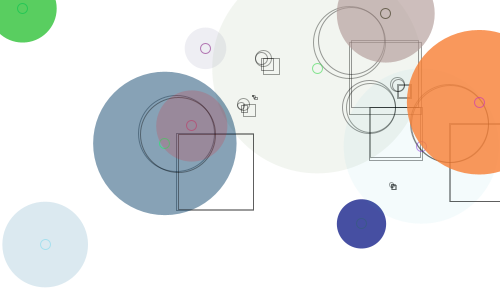
Frame 1 (no input)
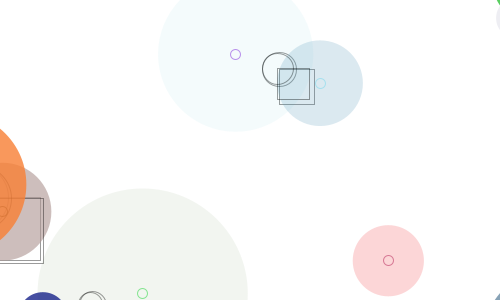
Frame 60 (the mouse pressed at the canvas centre just before this capture)
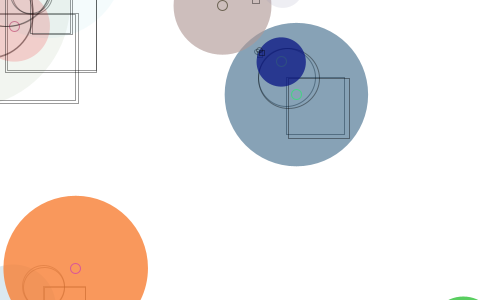
Frame 120 (the mouse held since frame 60 and released just before this capture)

The Processing sketch that drew these frames (run headless with seeded random() and noise(); from frame 60 on, the mouse is pressed at the canvas centre):

// Processing sketch: interaction
// ── interaction.pde
int _num = 10;
Circle[] _circleArr = {};

void setup()
{
  size(500, 300);
  background(255);
  smooth();
  strokeWeight(1);
  fill(150, 50);
  drawCircles();
  //noLoop();
  //drawCircles();
  //drawCircles();
  //drawCircles();
  for (int i=0; i<_circleArr.length; ++i)
  {
    Circle thisCirc = _circleArr[i];
    thisCirc.updateMe();
  }
}

void draw()
{
  background(255);
  for (int i=0; i<_circleArr.length; ++i)
  {
    Circle thisCirc = _circleArr[i];
    thisCirc.updateMe();
  }
}

void mouseReleased()
{
  drawCircles();
}

void drawCircles()
{
  for (int i=0; i<_num; ++i)
  {
    Circle thisCirc = new Circle();
    thisCirc.drawMe();
    _circleArr = (Circle[])append(_circleArr, thisCirc);
  }
}

// ── Circle.pde
class Circle
{
  float x, y;
  float radius;
  color linecol, fillcol;
  float alph;
  float xmove, ymove;
  Circle()
  {
    x = random(width);
    y = random(height);
    radius = random(100) + 10;
    linecol = color(random(255), random(255), random(255));
    fillcol = color(random(255), random(255), random(255));
    alph = random(255);
    xmove = random(10) - 5;
    ymove = random(10) - 5;
  }
  
  void drawMe()
  {
    noStroke();
    fill(fillcol, alph);
    ellipse(x, y, radius*2, radius*2);
    stroke(linecol, 150);
    noFill();
    ellipse(x, y, 10, 10);
  }
  
  void updateMe()
  {
    x += xmove;
    y += ymove;
    if (x > (width+radius))
    {
      x = 0 - radius;
    }
    if (x < (0-radius))
    {
      x = width + radius;
    }
    if (y > (height+radius))
    {
      y = 0 - radius;
    }
    if (y < (0-radius))
    {
      y = height + radius;
    }
    boolean touching = false;
    for (int i=0; i<_circleArr.length; ++i)
    {
      Circle otherCirc = _circleArr[i];
      if (otherCirc != this)
      {
        float dis = dist(x, y, otherCirc.x, otherCirc.y);
        float overlap = dis - radius - otherCirc.radius;
        if (overlap < 0)
        {
          float midx, midy;
          midx = 0.50 * (x + otherCirc.x);
          midy = 0.50 * (y + otherCirc.y);
          stroke(0, 100);
          noFill();
          overlap *= -1;
          ellipse(midx, midy, overlap, overlap);
          rect(midx, midy, overlap, overlap);
        }
      }
    }
    drawMe();
  }
};
